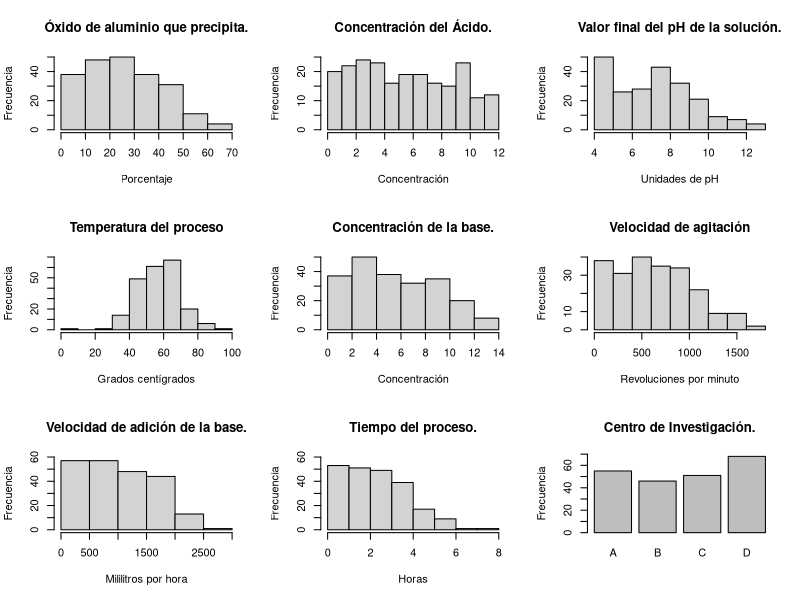
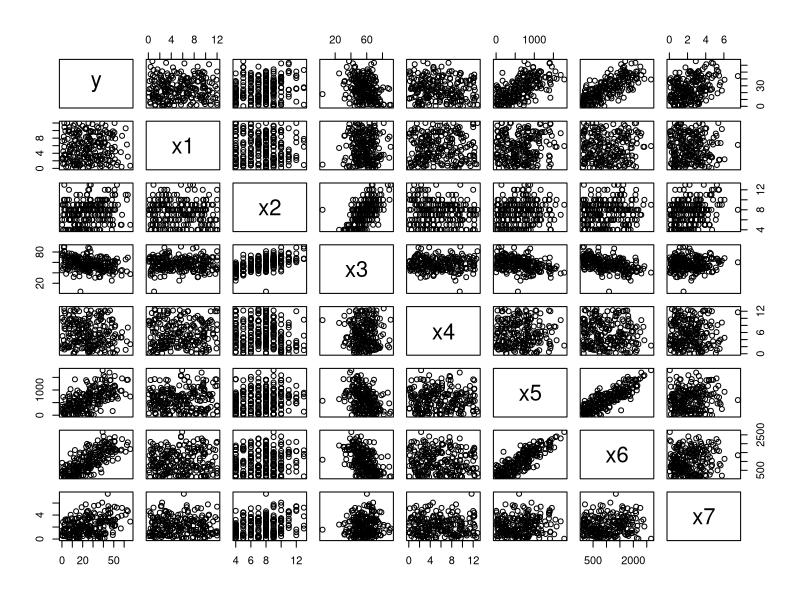
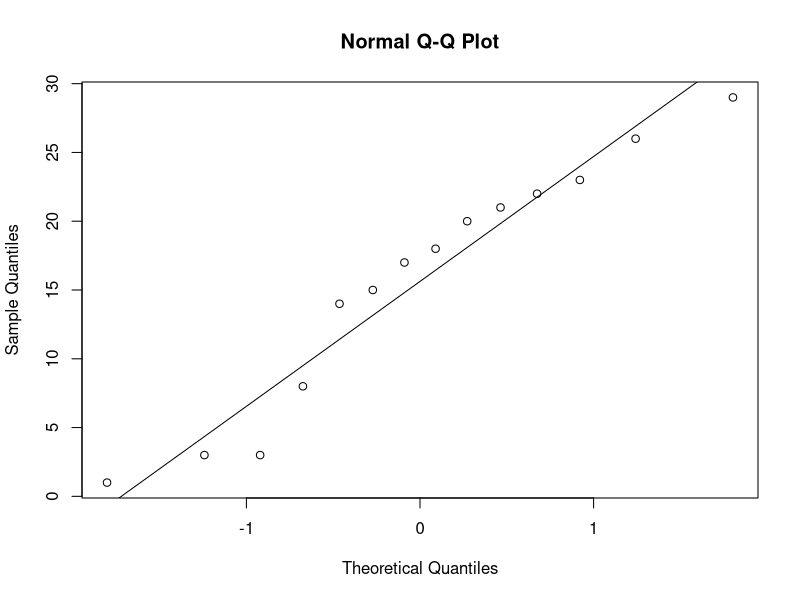
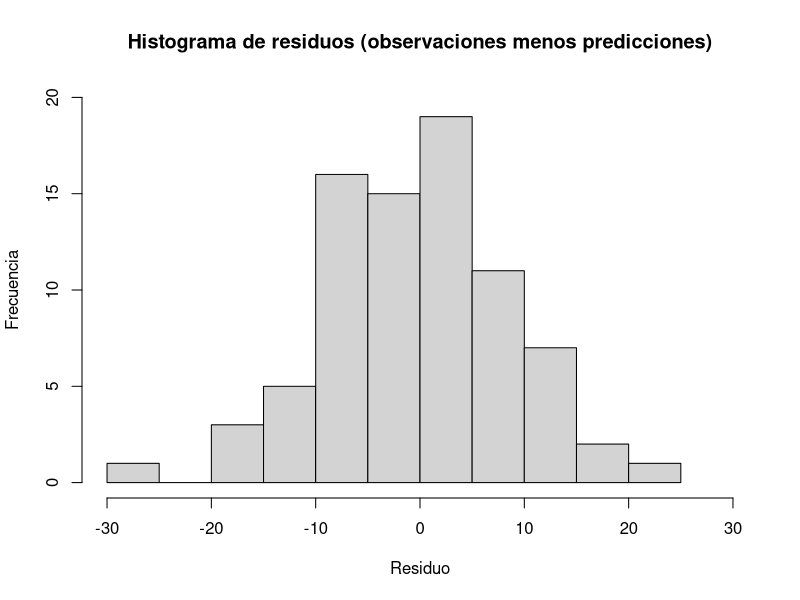
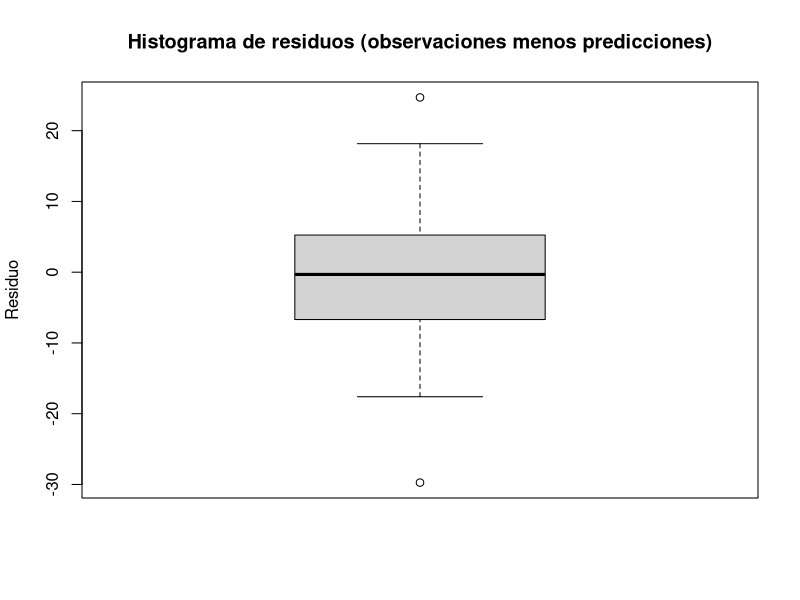
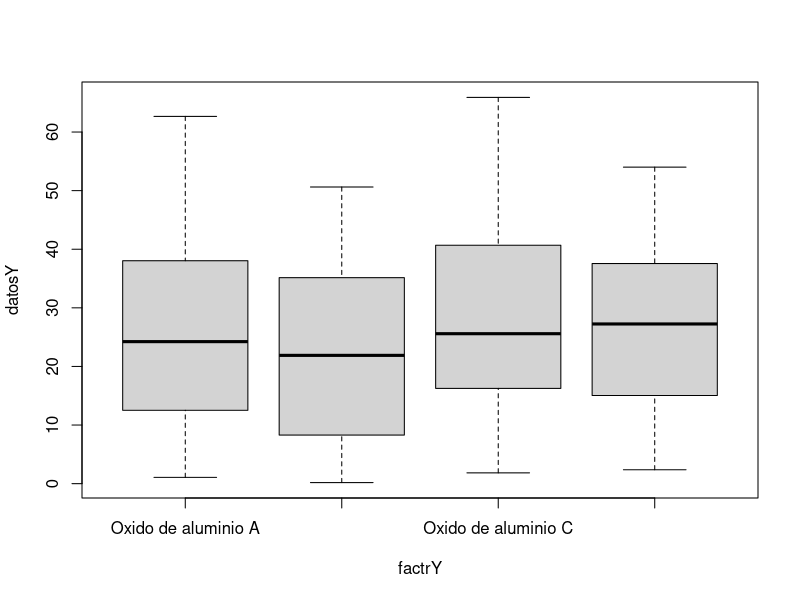
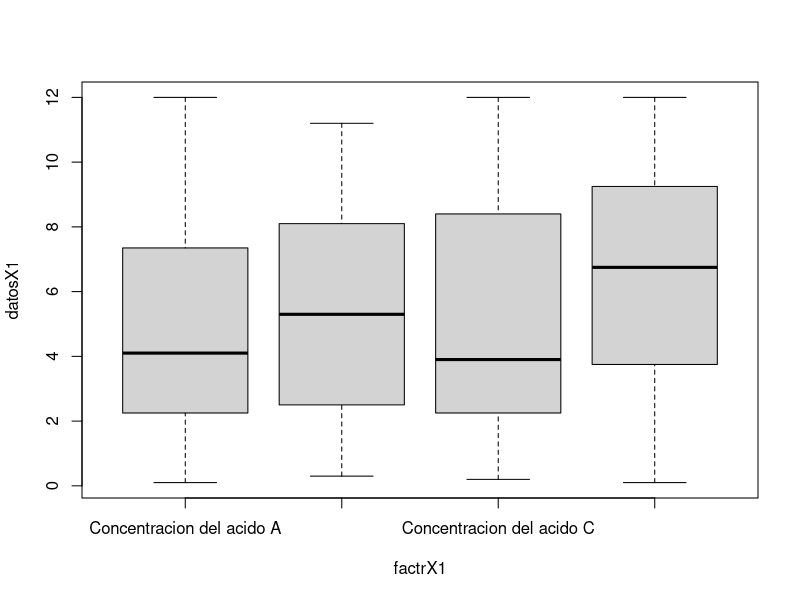
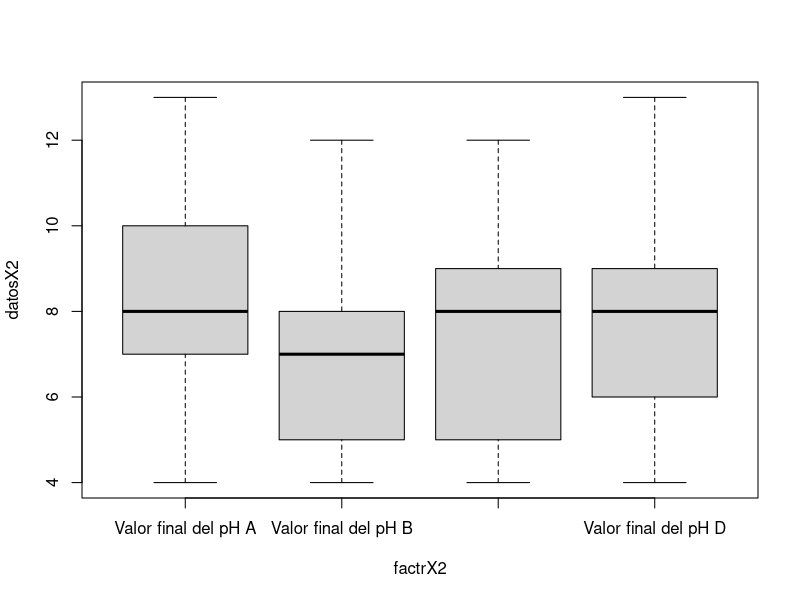

Generate these figures, in order, with R:
data <- read.table("proceso.txt", header=T)
Y    <- data$y
X1   <- data$x1
X2   <- data$x2
X3   <- data$x3
X4   <- data$x4
X5   <- data$x5
X6   <- data$x6
X7   <- data$x7
Cent <- data$Cent

# 1. Realizar un análisis descriptivo de los datos.
par(mfrow = c(3,3))

hist(Y, main="Óxido de aluminio que precipita.", xlab="Porcentaje", ylab="Frecuencia")
hist(X1, main="Concentración del Ácido.", xlab="Concentración", ylab="Frecuencia", ylim=c(0,25))
hist(X2, main="Valor final del pH de la solución.", xlab="Unidades de pH", ylab="Frecuencia")
hist(X3, main="Temperatura del proceso", xlab="Grados centígrados", ylab="Frecuencia", ylim=c(0,70))
hist(X4, main="Concentración de la base.", xlab="Concentración", ylab="Frecuencia")
hist(X5, main="Velocidad de agitación", xlab="Revoluciones por minuto", ylab="Frecuencia")
hist(X6, main="Velocidad de adición de la base.", xlab="Mililitros por hora", ylab="Frecuencia", ylim=c(0,60))
hist(X7, main="Tiempo del proceso.", xlab="Horas", ylab="Frecuencia",ylim=c(0,60))
barplot(table(Cent), main="Centro de Investigación.", ylab="Frecuencia",ylim=c(0,70))

print(summary.data.frame(data))

# 2. Realizar un gráfico de dispersión y una matriz de correlación de las variables.
dataMatrix <- data
dataMatrix$Cent <- NULL
attach(dataMatrix)
pairs(dataMatrix)
cor(dataMatrix)

# 3. Realizar una prueba de bondad de ajuste para determinar si la variable "y" se distribuye en forma normal.

n = 220
k <- round(sqrt(n))
A <- ceiling((max(data$y) - min(data$y)) / k)
alpha <- 0.05
r <- 2
while (A*(k-1) > max(data$y)){
  k <- k-1
}
fi <- numeric(k)
mi <- numeric(k)

for (x in 1:k){
  fi[x] <- length(data[ which(data$y < A*x & data$y >= A*(x-1)), ]$y)
  mi[x] <- (x-1)*A + (A/2)
}
par(mfrow=c(1,1))
qqnorm(fi)
qqline(fi)

xbarra <- sum(fi*mi)/n
x_barra <- rep(xbarra, k)
S_cuadrado <- sum( fi*(mi-x_barra)^2 )/(n-1)
S <- sqrt(S_cuadrado)
pi <- pnorm((mi + A/2), xbarra, S) - pnorm((mi - A/2), xbarra, S)
chi2_obs <- sum((fi-n*pi)^2/(n*pi))
chi2_alpha <- qchisq(1 - alpha, k - 1 -r)
p_valor <- 1 - pchisq(chi2_obs, k - 1 - r) 

# 4. Realice un intervalo de confianza del 93% para cada variable en estudio.

t.test(Y, conf.level = 0.93)
t.test(X1, conf.level = 0.93)
t.test(X2, conf.level = 0.93)
t.test(X3, conf.level = 0.93)
t.test(X4, conf.level = 0.93)
t.test(X5, conf.level = 0.93)
t.test(X6, conf.level = 0.93)
t.test(X7, conf.level = 0.93)

# 5. Halle un modelo lineal que explique mejor la variable "y". Incluya todas las pruebas necesarias para
# llegar a este modelo, así como un análisis de residuos del modelo final.

modelo1 <- lm(Y ~ X1 + X2 + X3 + X4 + X5 + X6 + X7)
summary(modelo1)
# Sin Intercept
modelo2 <- lm(Y ~ X1 + X2 + X3 + X4 + X5 + X6 + X7 - 1)
summary(modelo2)
# Sin X4
modelo3 <- lm(Y ~ X1 + X2 + X3 + X5 + X6 + X7 - 1)
summary(modelo3)
# Sin X1
modelo4 <- lm(Y ~ X2 + X3 + X5 + X6 + X7 - 1)
summary(modelo4)
# Sin X3
modelo5 <- lm(Y ~ X2 + X5 + X6 + X7 - 1)
summary(modelo5)
# Sin X5
modelo6 <- lm(Y ~ X2 + X6 + X7 - 1)
summary(modelo6)
# Sin X2
modelo7 <- lm(Y ~ X6 + X7 - 1)
summary(modelo7)

# 6. Con los datos proceso_pre.txt haga una predicción de la variable "y" (con el mejor modelo) y haga un
# histograma, diagrama de cajas y resumen estadístico de los residuos de predicción (valor observado vs.
# prediccion del modelo) para concluir con relación al poder predictivo del modelo.

data_pred <- read.table("proceso_pre.txt", header=T)
ybarra <- numeric(80)
for (x in 1:length(data_pred$y)) {
  # Modelo numero 2
  ybarra[x] <- (modelo7$coefficients["X6"]*data_pred$x6[x]) + (modelo7$coefficients["X7"]*data_pred$x7[x])
}

yobs <- data_pred$y
resY <- yobs - ybarra
(sse <- sum((resY)^2))
(varianza <- sse/(length(data_pred$y)-1))

hist(resY, main="Histograma de residuos (observaciones menos predicciones)", xlab="Residuo", ylab="Frecuencia", ylim=c(0,20), xlim=c(-30,30))
boxplot(resY, main="Histograma de residuos (observaciones menos predicciones)", ylab="Residuo")
summary(resY)

#7. Realice un análisis de varianza para decidir si las medias por centro son iguales, para cada variable.
CentA = data[ which(data$Cent == 'A'), ]
CentB = data[ which(data$Cent == 'B'), ]
CentC = data[ which(data$Cent == 'C'), ]
CentD = data[ which(data$Cent == 'D'), ]

# Variable Y
datosY <- c(CentA$y, CentB$y, CentC$y, CentD$y)
facY = c(replicate(55,"Oxido de aluminio A"), replicate(46,"Oxido de aluminio B"), replicate(51,"Oxido de aluminio C"), replicate(68,"Oxido de aluminio D"))
factrY = factor(facY)
tapply(datosY, factrY, mean)
boxplot(datosY ~ factrY)
modY.lm2 = lm(datosY ~ factrY)
anova(modY.lm2)
pairwise.t.test(datosY,factrY)

# Variable X1
datosX1 <- c(CentA$x1, CentB$x1, CentC$x1, CentD$x1)
facX1 = c(replicate(55,"Concentracion del acido A"), replicate(46,"Concentracion del acido B"), replicate(51,"Concentracion del acido C"), replicate(68,"Concentracion del acido D"))
factrX1 = factor(facX1)
tapply(datosX1, factrX1, mean)
boxplot(datosX1 ~ factrX1)
modX1.lm2 = lm(datosX1 ~ factrX1)
anova(modX1.lm2)
pairwise.t.test(datosX1,factrX1)

# Variable X2
datosX2 <- c(CentA$x2, CentB$x2, CentC$x2, CentD$x2)
facX2 = c(replicate(55,"Valor final del pH A"), replicate(46,"Valor final del pH B"), replicate(51,"Valor final del pH C"), replicate(68,"Valor final del pH D"))
factrX2 = factor(facX2)
tapply(datosX2, factrX2, mean)
boxplot(datosX2 ~ factrX2)
modX2.lm2 = lm(datosX2 ~ factrX2)
anova(modX2.lm2)
pairwise.t.test(datosX2,factrX2)

# Variable X3
datosX3 <- c(CentA$x3, CentB$x3, CentC$x3, CentD$x3)
facX3 = c(replicate(55,"Temperatura del proceso A"), replicate(46,"Temperatura del proceso B"), replicate(51,"Temperatura del proceso C"), replicate(68,"Temperatura del proceso D"))
factrX3 = factor(facX3)
tapply(datosX3, factrX3, mean)
boxplot(datosX3 ~ factrX3)
modX3.lm2 = lm(datosX3 ~ factrX3)
anova(modX3.lm2)
pairwise.t.test(datosX3,factrX3)

# Variable X4
datosX4 <- c(CentA$x4, CentB$x4, CentC$x4, CentD$x4)
facX4 = c(replicate(55,"Concentracion de la base A"), replicate(46,"Concentracion de la base B"), replicate(51,"Concentracion de la base C"), replicate(68,"Concentracion de la base D"))
factrX4 = factor(facX4)
tapply(datosX4, factrX4, mean)
boxplot(datosX4 ~ factrX4)
modX4.lm2 = lm(datosX4 ~ factrX4)
anova(modX4.lm2)
pairwise.t.test(datosX4,factrX4)

# Variable X5
datosX5 <- c(CentA$x5, CentB$x5, CentC$x5, CentD$x5)
facX5 = c(replicate(55,"Velocidad de agitacion A"), replicate(46,"Velocidad de agitacion B"), replicate(51,"Velocidad de agitacion C"), replicate(68,"Velocidad de agitacion D"))
factrX5 = factor(facX5)
tapply(datosX5, factrX5, mean)
boxplot(datosX5 ~ factrX5)
modX5.lm2 = lm(datosX5 ~ factrX5)
anova(modX5.lm2)
pairwise.t.test(datosX5,factrX5)

# Variable X6
datosX6 <- c(CentA$x6, CentB$x6, CentC$x6, CentD$x6)
facX6 = c(replicate(55,"Velocidad-adicion-base A"), replicate(46,"Velocidad-adicion-base B"), replicate(51,"Velocidad-adicion-base C"), replicate(68,"Velocidad-adicion-base D"))
factrX6 = factor(facX6)
tapply(datosX6, factrX6, mean)
boxplot(datosX6 ~ factrX6)
modX6.lm2 = lm(datosX6 ~ factrX6)
anova(modX6.lm2)
pairwise.t.test(datosX6,factrX6)

# Variable X7
datosX7 <- c(CentA$x7, CentB$x7, CentC$x7, CentD$x7)
facX7 = c(replicate(55,"Tiempo del Proceso A"), replicate(46,"Tiempo del Proceso B"), replicate(51,"Tiempo del Proceso C"), replicate(68,"Tiempo del Proceso D"))
factrX7 = factor(facX7)
tapply(datosX7, factrX7, mean)
boxplot(datosX7 ~ factrX7)
modX7.lm2 = lm(datosX7 ~ factrX7)
anova(modX7.lm2)
pairwise.t.test(datosX7,factrX7)
